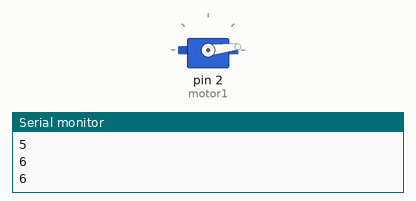
Recording of a sketch running on a simulated Arduino Uno, built with avr-gcc and run on an emulated ATmega328P. Shown: servo, the last lines printed to the serial monitor.

Above: at 6.1 s.
At 22.1 s:
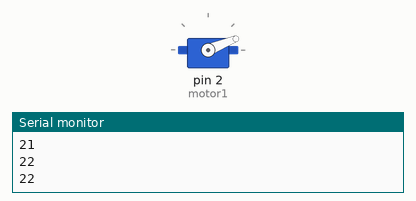
At 38.1 s:
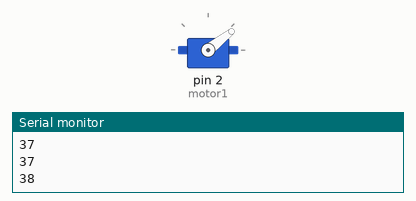
Timing chart, 0 to 40.0 s (numbered marks = the images above):
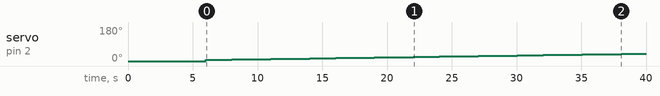

The sketch:

windtunnel_motor.ino
```cpp
#include <PWMServo.h>

PWMServo motor1;


int value = 5;
int count;
 void setup() {
  Serial.begin(15200);  // Initialize serial communication
  motor1.attach(2, 900, 2100);
  //esc_calibration();  // only one time
  motor1.write(0);

  Serial.println("setup compleet!");
  delay(5000);
}

void loop() {
  command_motor();
  delay(50);
}

void command_motor() {
  if (value <= 90 and count >= 20) {
    value++;
    count = 0;
    motor1.write(value);
  }
  Serial.print(value);
  Serial.print("\n");
  count++;
}

void esc_calibration() {
  motor1.write(180);  // set to 2000us puls length
  while (!Serial) { delay(10); }
  Serial.println("max positon");
  delay(1000);

  motor1.write(0);  //set to 1000us puls length
  Serial.println("low position");
  delay(3000);
}
```

Measured:
- by itself, servo on pin 2 (motor1): moves from 0° to 39° over 33.1 s
